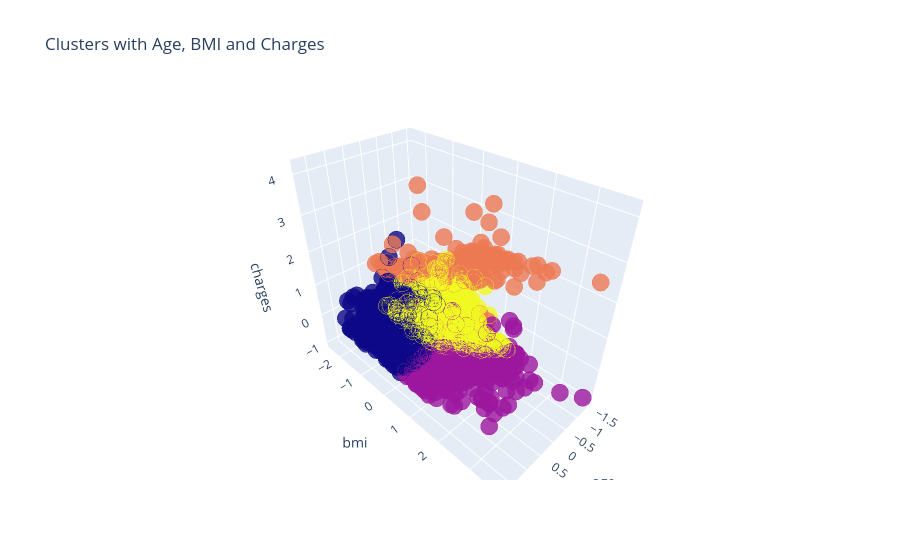

Write notebook code for a chart like this one.
### Code cell
plot_3d('cluster_kmeans')

### Figure 1 — Plotly figure (JSON) as saved in the notebook; plotly's stock layout.template omitted (floating-point values rounded to 4 significant figures; data arrays with more than 128 entries replaced by an {"elided": "..."} marker saying what was removed)
{"data": [{"marker": {"color": {"elided": "1338 int values"}, "line": {"color": {"elided": "1338 int values"}, "width": 12}, "opacity": 0.8, "size": 10}, "mode": "markers", "type": "scatter3d", "x": {"elided": "1338 float values"}, "y": {"elided": "1338 float values"}, "z": {"elided": "1338 float values"}}], "layout": {"scene": {"xaxis": {"title": {"text": "age"}}, "yaxis": {"title": {"text": "bmi"}}, "zaxis": {"title": {"text": "charges"}}}, "title": {"text": "Clusters with Age, BMI and Charges"}}}
